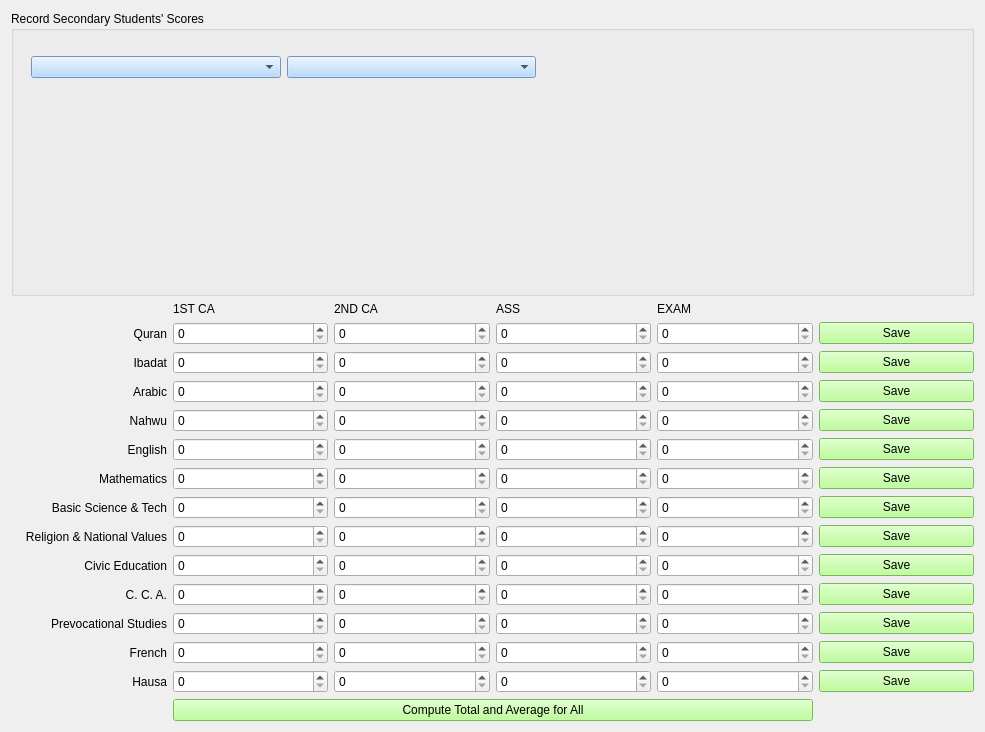
<?xml version="1.0" encoding="UTF-8"?>
<ui version="4.0">
 <class>SecScoreRec2ndForm</class>
 <widget class="QWidget" name="SecScoreRec2ndForm">
  <property name="geometry">
   <rect>
    <x>0</x>
    <y>0</y>
    <width>985</width>
    <height>732</height>
   </rect>
  </property>
  <property name="windowTitle">
   <string>Secondary Scores (Second Term)</string>
  </property>
  <property name="windowIcon">
   <iconset>
    <normaloff>score_icon.png</normaloff>score_icon.png</iconset>
  </property>
  <property name="styleSheet">
   <string notr="true">font: 12pt &quot;MS Shell Dlg 2&quot;;

QPushButton{
background-color: rgb(170, 255, 127);
}
</string>
  </property>
  <layout class="QHBoxLayout" name="horizontalLayout_2">
   <item>
    <layout class="QVBoxLayout" name="verticalLayout">
     <item>
      <widget class="QGroupBox" name="groupBox">
       <property name="styleSheet">
        <string notr="true">QComboBox{
background-color: rgb(165, 209, 255);
}</string>
       </property>
       <property name="title">
        <string>Record Secondary Students' Scores</string>
       </property>
       <widget class="QWidget" name="layoutWidget">
        <property name="geometry">
         <rect>
          <x>20</x>
          <y>40</y>
          <width>761</width>
          <height>32</height>
         </rect>
        </property>
        <layout class="QHBoxLayout" name="horizontalLayout">
         <item>
          <widget class="QComboBox" name="class_comboBox"/>
         </item>
         <item>
          <widget class="QComboBox" name="stud_adm_no_comboBox"/>
         </item>
         <item>
          <widget class="QLabel" name="name_label">
           <property name="styleSheet">
            <string notr="true">QComboBox{
background-color: rgb(166, 180, 255);
}</string>
           </property>
           <property name="text">
            <string/>
           </property>
          </widget>
         </item>
        </layout>
       </widget>
      </widget>
     </item>
     <item>
      <layout class="QGridLayout" name="gridLayout">
       <item row="7" column="5">
        <widget class="QPushButton" name="bas_sc_score_btn">
         <property name="styleSheet">
          <string notr="true">background-color: rgb(170, 255, 127);</string>
         </property>
         <property name="text">
          <string>Save</string>
         </property>
        </widget>
       </item>
       <item row="7" column="4">
        <widget class="QDoubleSpinBox" name="bas_sc_exam_spin">
         <property name="decimals">
          <number>0</number>
         </property>
        </widget>
       </item>
       <item row="5" column="5">
        <widget class="QPushButton" name="eng_score_btn">
         <property name="styleSheet">
          <string notr="true">background-color: rgb(170, 255, 127);</string>
         </property>
         <property name="text">
          <string>Save</string>
         </property>
        </widget>
       </item>
       <item row="1" column="2">
        <widget class="QDoubleSpinBox" name="qur_c2_spin">
         <property name="decimals">
          <number>0</number>
         </property>
        </widget>
       </item>
       <item row="0" column="2">
        <widget class="QLabel" name="label_5">
         <property name="text">
          <string>2ND CA</string>
         </property>
        </widget>
       </item>
       <item row="2" column="2">
        <widget class="QDoubleSpinBox" name="ibadat_c2_spin">
         <property name="decimals">
          <number>0</number>
         </property>
        </widget>
       </item>
       <item row="6" column="5">
        <widget class="QPushButton" name="math_score_btn">
         <property name="styleSheet">
          <string notr="true">background-color: rgb(170, 255, 127);</string>
         </property>
         <property name="text">
          <string>Save</string>
         </property>
        </widget>
       </item>
       <item row="4" column="4">
        <widget class="QDoubleSpinBox" name="nahwu_exam_spin">
         <property name="decimals">
          <number>0</number>
         </property>
        </widget>
       </item>
       <item row="6" column="2">
        <widget class="QDoubleSpinBox" name="math_c2_spin">
         <property name="decimals">
          <number>0</number>
         </property>
        </widget>
       </item>
       <item row="6" column="4">
        <widget class="QDoubleSpinBox" name="math_exam_spin">
         <property name="decimals">
          <number>0</number>
         </property>
        </widget>
       </item>
       <item row="1" column="4">
        <widget class="QDoubleSpinBox" name="qur_exam_spin">
         <property name="decimals">
          <number>0</number>
         </property>
        </widget>
       </item>
       <item row="3" column="3">
        <widget class="QDoubleSpinBox" name="arabic1_ass_spin">
         <property name="decimals">
          <number>0</number>
         </property>
        </widget>
       </item>
       <item row="0" column="4">
        <widget class="QLabel" name="label_4">
         <property name="text">
          <string>EXAM</string>
         </property>
        </widget>
       </item>
       <item row="1" column="3">
        <widget class="QDoubleSpinBox" name="qur_ass_spin">
         <property name="decimals">
          <number>0</number>
         </property>
        </widget>
       </item>
       <item row="2" column="0">
        <widget class="QLabel" name="label_2">
         <property name="text">
          <string>Ibadat</string>
         </property>
         <property name="alignment">
          <set>Qt::AlignRight|Qt::AlignTrailing|Qt::AlignVCenter</set>
         </property>
        </widget>
       </item>
       <item row="2" column="1">
        <widget class="QDoubleSpinBox" name="ibadat_c1_spin">
         <property name="decimals">
          <number>0</number>
         </property>
        </widget>
       </item>
       <item row="6" column="1">
        <widget class="QDoubleSpinBox" name="math_c1_spin">
         <property name="decimals">
          <number>0</number>
         </property>
        </widget>
       </item>
       <item row="3" column="0">
        <widget class="QLabel" name="label_3">
         <property name="text">
          <string>Arabic</string>
         </property>
         <property name="alignment">
          <set>Qt::AlignRight|Qt::AlignTrailing|Qt::AlignVCenter</set>
         </property>
        </widget>
       </item>
       <item row="0" column="3">
        <widget class="QLabel" name="label_7">
         <property name="text">
          <string>ASS</string>
         </property>
        </widget>
       </item>
       <item row="0" column="1">
        <widget class="QLabel" name="label_6">
         <property name="text">
          <string>1ST CA</string>
         </property>
        </widget>
       </item>
       <item row="10" column="4">
        <widget class="QDoubleSpinBox" name="cca_exam_spin">
         <property name="decimals">
          <number>0</number>
         </property>
        </widget>
       </item>
       <item row="3" column="1">
        <widget class="QDoubleSpinBox" name="arabic1_c1_spin">
         <property name="decimals">
          <number>0</number>
         </property>
        </widget>
       </item>
       <item row="3" column="4">
        <widget class="QDoubleSpinBox" name="arabic1_exam_spin">
         <property name="decimals">
          <number>0</number>
         </property>
        </widget>
       </item>
       <item row="2" column="5">
        <widget class="QPushButton" name="ibadat_score_btn">
         <property name="styleSheet">
          <string notr="true">background-color: rgb(170, 255, 127);</string>
         </property>
         <property name="text">
          <string>Save</string>
         </property>
        </widget>
       </item>
       <item row="4" column="0">
        <widget class="QLabel" name="label_8">
         <property name="text">
          <string>Nahwu</string>
         </property>
         <property name="alignment">
          <set>Qt::AlignRight|Qt::AlignTrailing|Qt::AlignVCenter</set>
         </property>
        </widget>
       </item>
       <item row="1" column="5">
        <widget class="QPushButton" name="qur_score_btn">
         <property name="styleSheet">
          <string notr="true">background-color: rgb(170, 255, 127);</string>
         </property>
         <property name="text">
          <string>Save</string>
         </property>
        </widget>
       </item>
       <item row="10" column="1">
        <widget class="QDoubleSpinBox" name="cca_c1_spin">
         <property name="decimals">
          <number>0</number>
         </property>
        </widget>
       </item>
       <item row="4" column="2">
        <widget class="QDoubleSpinBox" name="nahwu_c2_spin">
         <property name="decimals">
          <number>0</number>
         </property>
        </widget>
       </item>
       <item row="3" column="2">
        <widget class="QDoubleSpinBox" name="arabic1_c2_spin">
         <property name="decimals">
          <number>0</number>
         </property>
        </widget>
       </item>
       <item row="1" column="0">
        <widget class="QLabel" name="label">
         <property name="text">
          <string>Quran</string>
         </property>
         <property name="alignment">
          <set>Qt::AlignRight|Qt::AlignTrailing|Qt::AlignVCenter</set>
         </property>
        </widget>
       </item>
       <item row="6" column="3">
        <widget class="QDoubleSpinBox" name="math_ass_spin">
         <property name="decimals">
          <number>0</number>
         </property>
        </widget>
       </item>
       <item row="4" column="3">
        <widget class="QDoubleSpinBox" name="nahwu_ass_spin">
         <property name="decimals">
          <number>0</number>
         </property>
        </widget>
       </item>
       <item row="10" column="2">
        <widget class="QDoubleSpinBox" name="cca_c2_spin">
         <property name="decimals">
          <number>0</number>
         </property>
        </widget>
       </item>
       <item row="2" column="4">
        <widget class="QDoubleSpinBox" name="ibadat_exam_spin">
         <property name="decimals">
          <number>0</number>
         </property>
        </widget>
       </item>
       <item row="10" column="0">
        <widget class="QLabel" name="label_22">
         <property name="text">
          <string>C. C. A.</string>
         </property>
         <property name="alignment">
          <set>Qt::AlignRight|Qt::AlignTrailing|Qt::AlignVCenter</set>
         </property>
        </widget>
       </item>
       <item row="10" column="3">
        <widget class="QDoubleSpinBox" name="cca_ass_spin">
         <property name="decimals">
          <number>0</number>
         </property>
        </widget>
       </item>
       <item row="2" column="3">
        <widget class="QDoubleSpinBox" name="ibadat_ass_spin">
         <property name="decimals">
          <number>0</number>
         </property>
        </widget>
       </item>
       <item row="6" column="0">
        <widget class="QLabel" name="label_20">
         <property name="text">
          <string>Mathematics</string>
         </property>
         <property name="alignment">
          <set>Qt::AlignRight|Qt::AlignTrailing|Qt::AlignVCenter</set>
         </property>
        </widget>
       </item>
       <item row="14" column="3">
        <widget class="QDoubleSpinBox" name="prevoc_ass_spin">
         <property name="decimals">
          <number>0</number>
         </property>
        </widget>
       </item>
       <item row="16" column="2">
        <widget class="QDoubleSpinBox" name="hausa_c2_spin">
         <property name="decimals">
          <number>0</number>
         </property>
        </widget>
       </item>
       <item row="14" column="5">
        <widget class="QPushButton" name="prevoc_score_btn">
         <property name="styleSheet">
          <string notr="true">background-color: rgb(170, 255, 127);</string>
         </property>
         <property name="text">
          <string>Save</string>
         </property>
        </widget>
       </item>
       <item row="16" column="0">
        <widget class="QLabel" name="label_18">
         <property name="text">
          <string>Hausa</string>
         </property>
         <property name="alignment">
          <set>Qt::AlignRight|Qt::AlignTrailing|Qt::AlignVCenter</set>
         </property>
        </widget>
       </item>
       <item row="14" column="0">
        <widget class="QLabel" name="label_17">
         <property name="text">
          <string>Prevocational Studies</string>
         </property>
         <property name="alignment">
          <set>Qt::AlignRight|Qt::AlignTrailing|Qt::AlignVCenter</set>
         </property>
        </widget>
       </item>
       <item row="4" column="1">
        <widget class="QDoubleSpinBox" name="nahwu_c1_spin">
         <property name="decimals">
          <number>0</number>
         </property>
        </widget>
       </item>
       <item row="1" column="1">
        <widget class="QDoubleSpinBox" name="qur_c1_spin">
         <property name="decimals">
          <number>0</number>
         </property>
        </widget>
       </item>
       <item row="14" column="1">
        <widget class="QDoubleSpinBox" name="prevoc_c1_spin">
         <property name="decimals">
          <number>0</number>
         </property>
        </widget>
       </item>
       <item row="4" column="5">
        <widget class="QPushButton" name="nahwu_score_btn">
         <property name="styleSheet">
          <string notr="true">background-color: rgb(170, 255, 127);</string>
         </property>
         <property name="text">
          <string>Save</string>
         </property>
        </widget>
       </item>
       <item row="16" column="3">
        <widget class="QDoubleSpinBox" name="hausa_ass_spin">
         <property name="decimals">
          <number>0</number>
         </property>
        </widget>
       </item>
       <item row="3" column="5">
        <widget class="QPushButton" name="arabic1_score_btn">
         <property name="styleSheet">
          <string notr="true">background-color: rgb(170, 255, 127);</string>
         </property>
         <property name="text">
          <string>Save</string>
         </property>
        </widget>
       </item>
       <item row="10" column="5">
        <widget class="QPushButton" name="cca_score_btn">
         <property name="styleSheet">
          <string notr="true">background-color: rgb(170, 255, 127);</string>
         </property>
         <property name="text">
          <string>Save</string>
         </property>
        </widget>
       </item>
       <item row="14" column="4">
        <widget class="QDoubleSpinBox" name="prevoc_exam_spin">
         <property name="decimals">
          <number>0</number>
         </property>
        </widget>
       </item>
       <item row="18" column="1" colspan="4">
        <widget class="QPushButton" name="tot_avg_btn">
         <property name="styleSheet">
          <string notr="true">background-color: rgb(170, 255, 127);
</string>
         </property>
         <property name="text">
          <string>Compute Total and Average for All</string>
         </property>
        </widget>
       </item>
       <item row="16" column="5">
        <widget class="QPushButton" name="hausa_score_btn">
         <property name="styleSheet">
          <string notr="true">background-color: rgb(170, 255, 127);</string>
         </property>
         <property name="text">
          <string>Save</string>
         </property>
        </widget>
       </item>
       <item row="14" column="2">
        <widget class="QDoubleSpinBox" name="prevoc_c2_spin">
         <property name="decimals">
          <number>0</number>
         </property>
        </widget>
       </item>
       <item row="16" column="1">
        <widget class="QDoubleSpinBox" name="hausa_c1_spin">
         <property name="decimals">
          <number>0</number>
         </property>
        </widget>
       </item>
       <item row="16" column="4">
        <widget class="QDoubleSpinBox" name="hausa_exam_spin">
         <property name="decimals">
          <number>0</number>
         </property>
        </widget>
       </item>
       <item row="7" column="1">
        <widget class="QDoubleSpinBox" name="bas_sc_c1_spin">
         <property name="decimals">
          <number>0</number>
         </property>
        </widget>
       </item>
       <item row="7" column="0">
        <widget class="QLabel" name="label_19">
         <property name="text">
          <string>Basic Science &amp; Tech</string>
         </property>
         <property name="alignment">
          <set>Qt::AlignRight|Qt::AlignTrailing|Qt::AlignVCenter</set>
         </property>
        </widget>
       </item>
       <item row="7" column="2">
        <widget class="QDoubleSpinBox" name="bas_sc_c2_spin">
         <property name="decimals">
          <number>0</number>
         </property>
        </widget>
       </item>
       <item row="5" column="1">
        <widget class="QDoubleSpinBox" name="eng_c1_spin">
         <property name="decimals">
          <number>0</number>
         </property>
        </widget>
       </item>
       <item row="8" column="0">
        <widget class="QLabel" name="label_23">
         <property name="text">
          <string>Religion &amp; National Values</string>
         </property>
         <property name="alignment">
          <set>Qt::AlignRight|Qt::AlignTrailing|Qt::AlignVCenter</set>
         </property>
        </widget>
       </item>
       <item row="5" column="0">
        <widget class="QLabel" name="label_21">
         <property name="text">
          <string>English</string>
         </property>
         <property name="alignment">
          <set>Qt::AlignRight|Qt::AlignTrailing|Qt::AlignVCenter</set>
         </property>
        </widget>
       </item>
       <item row="5" column="3">
        <widget class="QDoubleSpinBox" name="eng_ass_spin">
         <property name="decimals">
          <number>0</number>
         </property>
        </widget>
       </item>
       <item row="5" column="2">
        <widget class="QDoubleSpinBox" name="eng_c2_spin">
         <property name="decimals">
          <number>0</number>
         </property>
        </widget>
       </item>
       <item row="7" column="3">
        <widget class="QDoubleSpinBox" name="bas_sc_ass_spin">
         <property name="decimals">
          <number>0</number>
         </property>
        </widget>
       </item>
       <item row="5" column="4">
        <widget class="QDoubleSpinBox" name="eng_exam_spin">
         <property name="decimals">
          <number>0</number>
         </property>
        </widget>
       </item>
       <item row="15" column="2">
        <widget class="QDoubleSpinBox" name="french_c2_spin">
         <property name="decimals">
          <number>0</number>
         </property>
        </widget>
       </item>
       <item row="15" column="1">
        <widget class="QDoubleSpinBox" name="french_c1_spin">
         <property name="decimals">
          <number>0</number>
         </property>
        </widget>
       </item>
       <item row="8" column="1">
        <widget class="QDoubleSpinBox" name="religion_c1_spin">
         <property name="decimals">
          <number>0</number>
         </property>
        </widget>
       </item>
       <item row="8" column="2">
        <widget class="QDoubleSpinBox" name="religion_c2_spin">
         <property name="decimals">
          <number>0</number>
         </property>
        </widget>
       </item>
       <item row="9" column="2">
        <widget class="QDoubleSpinBox" name="civic_c2_spin">
         <property name="decimals">
          <number>0</number>
         </property>
        </widget>
       </item>
       <item row="9" column="0">
        <widget class="QLabel" name="label_16">
         <property name="text">
          <string>Civic Education</string>
         </property>
         <property name="alignment">
          <set>Qt::AlignRight|Qt::AlignTrailing|Qt::AlignVCenter</set>
         </property>
        </widget>
       </item>
       <item row="8" column="3">
        <widget class="QDoubleSpinBox" name="religion_ass_spin">
         <property name="decimals">
          <number>0</number>
         </property>
        </widget>
       </item>
       <item row="8" column="4">
        <widget class="QDoubleSpinBox" name="religion_exam_spin">
         <property name="decimals">
          <number>0</number>
         </property>
        </widget>
       </item>
       <item row="9" column="1">
        <widget class="QDoubleSpinBox" name="civic_c1_spin">
         <property name="decimals">
          <number>0</number>
         </property>
        </widget>
       </item>
       <item row="8" column="5">
        <widget class="QPushButton" name="religion_score_btn">
         <property name="styleSheet">
          <string notr="true">background-color: rgb(170, 255, 127);</string>
         </property>
         <property name="text">
          <string>Save</string>
         </property>
        </widget>
       </item>
       <item row="9" column="3">
        <widget class="QDoubleSpinBox" name="civic_ass_spin">
         <property name="decimals">
          <number>0</number>
         </property>
        </widget>
       </item>
       <item row="9" column="4">
        <widget class="QDoubleSpinBox" name="civic_exam_spin">
         <property name="decimals">
          <number>0</number>
         </property>
        </widget>
       </item>
       <item row="9" column="5">
        <widget class="QPushButton" name="civic_score_btn">
         <property name="styleSheet">
          <string notr="true">background-color: rgb(170, 255, 127);</string>
         </property>
         <property name="text">
          <string>Save</string>
         </property>
        </widget>
       </item>
       <item row="15" column="5">
        <widget class="QPushButton" name="french_score_btn">
         <property name="styleSheet">
          <string notr="true">background-color: rgb(170, 255, 127);</string>
         </property>
         <property name="text">
          <string>Save</string>
         </property>
        </widget>
       </item>
       <item row="15" column="0">
        <widget class="QLabel" name="label_29">
         <property name="text">
          <string>French</string>
         </property>
         <property name="alignment">
          <set>Qt::AlignRight|Qt::AlignTrailing|Qt::AlignVCenter</set>
         </property>
        </widget>
       </item>
       <item row="15" column="3">
        <widget class="QDoubleSpinBox" name="french_ass_spin">
         <property name="decimals">
          <number>0</number>
         </property>
        </widget>
       </item>
       <item row="15" column="4">
        <widget class="QDoubleSpinBox" name="french_exam_spin">
         <property name="decimals">
          <number>0</number>
         </property>
        </widget>
       </item>
      </layout>
     </item>
    </layout>
   </item>
  </layout>
 </widget>
 <resources/>
 <connections/>
</ui>
